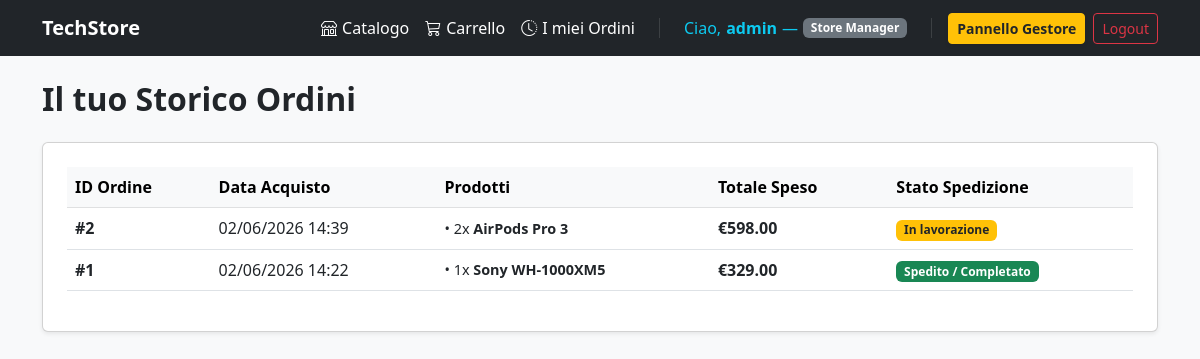
The page /ordini/ (signed in) on the database its author committed.
### accounts/models.py (models this page shows)
class CustomUser(AbstractUser):
    CUSTOMER = 'customer'
    STORE_MANAGER = 'store_manager'
    ROLE_CHOICES = [
        (CUSTOMER, 'Customer'),
        (STORE_MANAGER, 'Store Manager'),
    ]
    role = models.CharField(
        max_length=20,
        choices=ROLE_CHOICES,
        default=CUSTOMER,
        help_text="Ruolo dell'utente all'interno dell'e-commerce"
    )
    def is_manager(self):
        return self.role == self.STORE_MANAGER

### store/models.py (models this page shows, shortened)
class Order(models.Model):
    user = models.ForeignKey(settings.AUTH_USER_MODEL, on_delete=models.CASCADE, related_name='orders')
    created_at = models.DateTimeField(auto_now_add=True)
    is_completed = models.BooleanField(default=False)
    total_price = models.DecimalField(max_digits=10, decimal_places=2, default=0.00)

class OrderItem(models.Model):
    order = models.ForeignKey(Order, on_delete=models.CASCADE, related_name='items')
    product = models.ForeignKey(Product, on_delete=models.CASCADE)
    quantity = models.IntegerField(default=1)
    price = models.DecimalField(max_digits=10, decimal_places=2)

class Product(models.Model):
    category = models.ForeignKey(Category, on_delete=models.CASCADE, related_name='products')
    name = models.CharField(max_length=200)
    description = models.TextField()
    price = models.DecimalField(max_digits=10, decimal_places=2)
    stock = models.IntegerField(default=0)
    is_active = models.BooleanField(default=True)

### store/views.py (the view)
# urls.py: path('ordini/', userOrders, name='userOrders'),
@login_required
def userOrders(request):
    orders = Order.objects.filter(user=request.user).order_by('-created_at')
    return render(request, 'ordiniUtente.html', {'orders': orders})

### templates/ordiniUtente.html (shortened to what this page needs)
{% extends 'base.html' %}
{% block content %}
<div class="row mt-4">
    <div class="col-12">
        <h2 class="fw-bold mb-4">Il tuo Storico Ordini</h2>
        <div class="card shadow-sm p-4">
            {% if orders %}
                <div class="table-responsive">
                    <table class="table table-hover align-middle">
                        <thead class="table-light">
                            <tr>
                                <th>ID Ordine</th>
                                <th>Data Acquisto</th>
                                <th>Prodotti</th>
                                <th>Totale Speso</th>
                                <th>Stato Spedizione</th>
                            </tr>
                        </thead>
                        <tbody>
                            {% for order in orders %}
                                <tr>
                                    <td class="fw-bold">#{{ order.id }}</td>
                                    <td>{{ order.created_at|date:"d/m/Y H:i" }}</td>
                                    <td>
                                        <ul class="list-unstyled mb-0" style="font-size: 0.9rem;">
                                            {% for item in order.items.all %}
                                                <li>• {{ item.quantity }}x <span class="fw-semibold">{{ item.product.name }}</span></li>
                                            {% endfor %}
                                        </ul>
                                    </td>
                                    <td class="fw-bold text-dark">€{{ order.total_price }}</td>
                                    <td>
                                        {% if order.is_completed %}
                                            <span class="badge bg-success">Spedito / Completato</span>
                                        {% else %}
                                            <span class="badge bg-warning text-dark">In lavorazione</span>
                                        {% endif %}
                                    </td>
                                </tr>
                            {% endfor %}
                        </tbody>
                    </table>
                </div>
            {% else %}
                <div class="text-center py-5">
                    <p class="text-muted fs-5 mb-3">Non hai ancora effettuato nessun ordine sullo store.</p>
                    <a href="{% url 'product_list' %}" class="btn btn-primary">Sfoglia il Catalogo</a>
                </div>
            {% endif %}
        </div>
    </div>
</div>
{% endblock %}

### templates/base.html (shortened to what this page needs)
<!doctype html>
<html lang="it">
  <head>
    <link
      href="https://cdn.jsdelivr.net/npm/bootstrap@5.3.0/dist/css/bootstrap.min.css"
      rel="stylesheet"
    />
    <link
      href="https://cdn.jsdelivr.net/npm/bootstrap-icons@1.11.3/font/bootstrap-icons.min.css"
      rel="stylesheet"
    />
  </head>
  <body class="bg-light">
    <nav class="navbar navbar-expand-lg navbar-dark bg-dark mb-4">
      <div class="container">
        <a class="navbar-brand fw-bold" href="{% url 'product_list' %}"
          >TechStore</a
        >
        <div class="collapse navbar-collapse" id="navbarNav">
          <ul class="navbar-expand navbar-nav ms-auto align-items-center">
            <li class="nav-item">
              <a class="nav-link text-white" href="{% url 'product_list' %}">
                <i class="bi bi-shop"></i> Catalogo
              </a>
            </li>
            <li class="nav-item">
              <a class="nav-link text-white position-relative" href="{% url 'cart_detail' %}">
                <i class="bi bi-cart3"></i> Carrello
              </a>
            </li>
            {% if user.is_authenticated %}
            <li class="nav-item">
              <a class="nav-link text-white" href="{% url 'userOrders' %}">
                <i class="bi bi-clock-history"></i> I miei Ordini
              </a>
            </li>
            {% endif %}
            {% if user.is_authenticated %}
            <li class="nav-item">
              <span class="nav-link text-info"
                >Ciao, <strong>{{ user.username }}</strong> —
                <span class="badge bg-secondary"
                  >{{ user.get_role_display }}</span
                ></span
              >
            </li>
            {% if user.is_manager or user.is_superuser %}
            <li class="nav-item">
              <a class="btn btn-sm btn-warning text-dark fw-bold me-2 shadow-sm" href="{% url 'manager_dashboard' %}">
                Pannello Gestore
              </a>
            </li>
            {% endif %}
            <li class="nav-item">
              <form
                action="{% url 'logout' %}"
                method="post"
                class="d-inline"
              >
                <button type="submit" class="btn btn-sm btn-outline-danger">
                  Logout
                </button>
              </form>
            </li>
            {% endif %}
          </ul>
        </div>
      </div>
    </nav>
    <div class="container">
      {% block content %} {% endblock %}
    </div>
  </body>
</html>

### templates/base.html (style rules this page uses)
.navbar-nav .nav-link { font-weight: 500; padding: 0.4rem 0.75rem; border-radius: 6px; transition: background-color 0.2s ease, color 0.2s ease; display: flex; align-items: center; gap: 5px; }

### rows shown on the page
CustomUser: username "admin", role "Store Manager"
Order: id "2", created_at "02/06/2026 14:39", total_price "598.00", is_completed "In lavorazione"
OrderItem: quantity "2", product.name "AirPods Pro 3"
Order: id "1", created_at "02/06/2026 14:22", total_price "329.00", is_completed "Spedito / Completato"
OrderItem: quantity "1", product.name "Sony WH-1000XM5"
